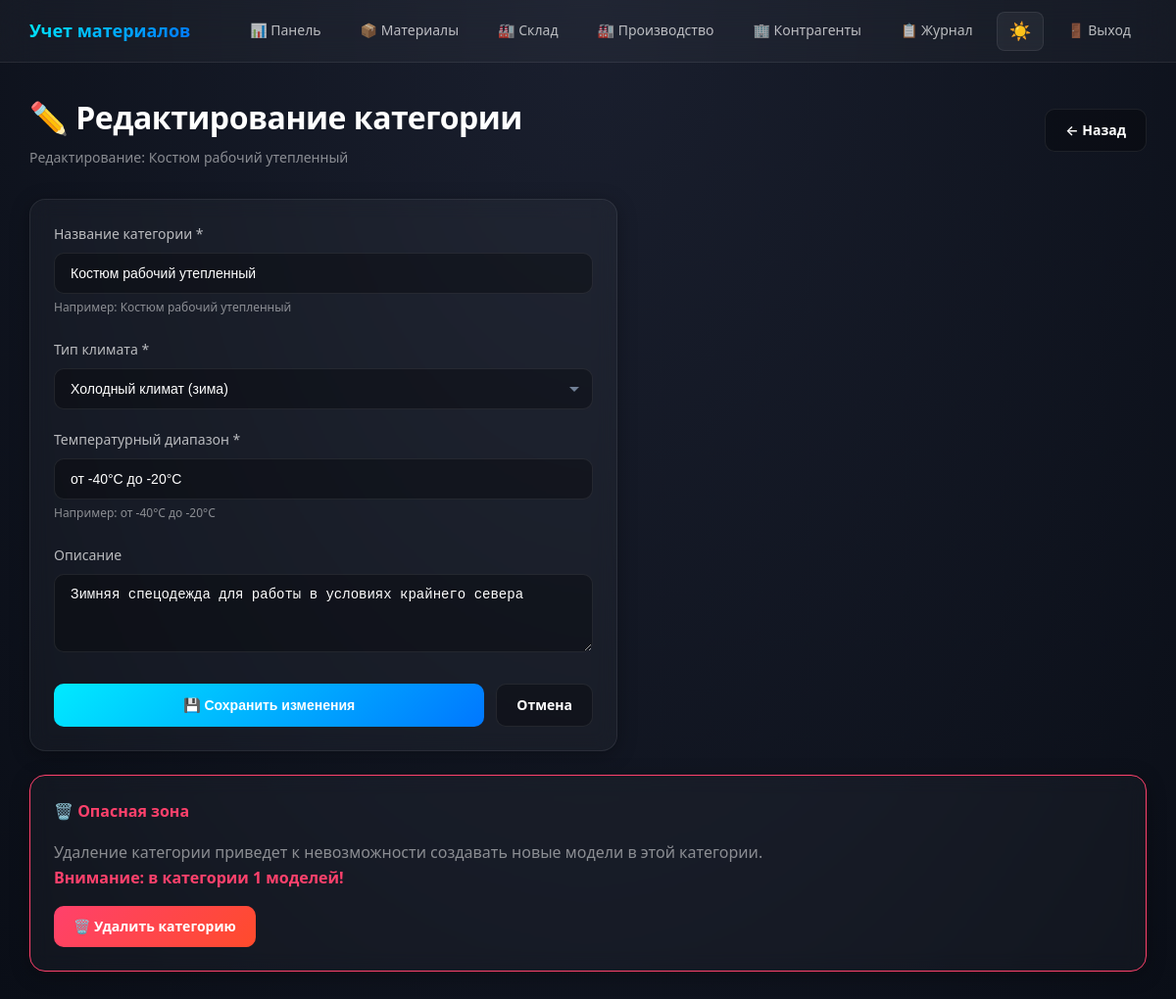
The page /production/categories/1/edit/ (signed in) on the database its author committed.
### production/models.py (models this page shows, shortened)
class ProductCategory(models.Model):
    CLIMATE_CHOICES = [
        ('cold', 'Холодный климат (зима)'),
        ('moderate', 'Умеренный климат (демисезон)'),
        ('hot', 'Жаркий климат (лето)'),
        ('extreme', 'Экстремальные условия'),
    ]
    name = models.CharField(max_length=100)
    climate_type = models.CharField(max_length=20, choices=CLIMATE_CHOICES)
    description = models.TextField(blank=True)
    temperature_range = models.CharField(max_length=50, help_text="Например: от -40°C до -20°C")
    class Meta:
        verbose_name = 'Категория спецодежды'
        verbose_name_plural = 'Категории спецодежды'
        ordering = ['climate_type', 'name']

### production/views.py (the view)
# urls.py: path('categories/<int:pk>/edit/', views.category_edit, name='category_edit'),
@login_required
def category_edit(request, pk):
    category = get_object_or_404(ProductCategory, pk=pk)
    if request.method == 'POST':
        form = ProductCategoryForm(request.POST, instance=category)
        if form.is_valid():
            form.save()
            messages.success(request, f'Категория "{category.name}" обновлена')
            return redirect('template_list')
    else:
        form = ProductCategoryForm(instance=category)
    return render(request, 'production/category_form.html', {
        'form': form,
        'category': category,
        'title': f'Редактирование: {category.name}',
        'is_edit': True
    })

### production/forms.py
class ProductCategoryForm(forms.ModelForm):
    class Meta:
        model = ProductCategory
        fields = ['name', 'climate_type', 'description', 'temperature_range']
        widgets = {
            'name': forms.TextInput(attrs={'class': 'form-control', 'placeholder': 'Например: Костюм рабочий утепленный'}),
            'climate_type': forms.Select(attrs={'class': 'form-control'}),
            'description': forms.Textarea(attrs={'class': 'form-control', 'rows': 3}),
            'temperature_range': forms.TextInput(attrs={'class': 'form-control', 'placeholder': 'от -40°C до -20°C'}),
        }

### production/templates/production/category_form.html (shortened to what this page needs)
{% extends "production/base_production.html" %}
{% block content %}
<div class="page-header">
    <div>
        <h1 class="page-title">
            {% if is_edit %}✏️ Редактирование категории{% else %}➕ Новая категория спецодежды{% endif %}
        </h1>
        {% if is_edit %}
        <p class="page-subtitle">Редактирование: {{ category.name }}</p>
        {% endif %}
    </div>
    <a href="{% url 'template_list' %}" class="btn btn-secondary">← Назад</a>
</div>
<div class="card" style="max-width: 600px;">
    <form method="post">
        <div class="form-group">
            <label class="form-label">Название категории *</label>
            {{ form.name }}
            <small style="color: var(--text-muted); font-size: 12px;">
                Например: Костюм рабочий утепленный
            </small>
        </div>
        <div class="form-group" style="margin-top: 20px;">
            <label class="form-label">Тип климата *</label>
            {{ form.climate_type }}
        </div>
        <div class="form-group" style="margin-top: 20px;">
            <label class="form-label">Температурный диапазон *</label>
            {{ form.temperature_range }}
            <small style="color: var(--text-muted); font-size: 12px;">
                Например: от -40°C до -20°C
            </small>
        </div>
        <div class="form-group" style="margin-top: 20px;">
            <label class="form-label">Описание</label>
            {{ form.description }}
        </div>
        <div style="margin-top: 24px; display: flex; gap: 12px;">
            <button type="submit" class="btn btn-primary flex-1">
                {% if is_edit %}💾 Сохранить изменения{% else %}💾 Создать категорию{% endif %}
            </button>
            <a href="{% url 'template_list' %}" class="btn btn-secondary">Отмена</a>
        </div>
    </form>
</div>
{% if is_edit %}
<div class="card" style="margin-top: 24px; border-color: var(--danger);">
    <h4 style="color: var(--danger); margin-bottom: 16px;">🗑️ Опасная зона</h4>
    <p style="color: var(--text-muted); margin-bottom: 16px;">
        Удаление категории приведет к невозможности создавать новые модели в этой категории.
        {% if category.templates.count > 0 %}
        <br><strong style="color: var(--danger);">Внимание: в категории {{ category.templates.count }} моделей!</strong>
        {% endif %}
    </p>
    <a href="{% url 'category_delete' category.id %}" class="btn btn-danger">
        🗑️ Удалить категорию
    </a>
</div>
{% endif %}
{% endblock %}

### static/css/style.css (style rules this page uses)
:root { --primary: #00eaff; --primary-dark: #0077ff; --danger: #ff416c; --warning: #f9d423; --success: #00b09b; --info: #00eaff; --bg-body: #0a0e17; --bg-card: rgba(255, 255, 255, 0.03); --bg-input: rgba(0, 0, 0, 0.3); --bg-hover: rgba(255, 255, 255, 0.05); --border: rgba(255, 255, 255, 0.08); --border-focus: rgba(0, 234, 255, 0.4); --text-primary: #ffffff; --text-secondary: rgba(255, 255, 255, 0.7); --text-muted: rgba(255, 255, 255, 0.5); --shadow: 0 4px 20px rgba(0, 0, 0, 0.3); --shadow-glow: 0 0 20px rgba(0, 234, 255, 0.3); --gradient-body: radial-gradient(ellipse at top, #1a1f2e 0%, #0a0e17 100%); --gradient-primary: linear-gradient(135deg, #00eaff 0%, #0077ff 100%); --gradient-danger: linear-gradient(135deg, #ff416c 0%, #ff4b2b 100%); }
* { margin: 0; padding: 0; box-sizing: border-box; }
html { font-size: 16px; scroll-behavior: smooth; }
body { font-family: 'Segoe UI', system-ui, -apple-system, BlinkMacSystemFont, sans-serif; background: var(--gradient-body); background-attachment: fixed; color: var(--text-primary); min-height: 100vh; line-height: 1.6; transition: background 0.3s ease, color 0.3s ease; }
body, div, span, p, h1, h2, h3, h4, h5, h6, label, input, textarea, select, button, a, li, td, th, strong, em, small { color: var(--text-primary); }
.page-header { display: flex; justify-content: space-between; align-items: center; margin-bottom: 30px; flex-wrap: wrap; gap: 16px; }
.page-title { font-size: 32px; font-weight: 700; letter-spacing: -0.5px; color: var(--text-primary); }
.page-subtitle { color: var(--text-muted); margin-top: 5px; font-size: 14px; }
.card { background: var(--bg-card); border: 1px solid var(--border); border-radius: 16px; padding: 24px; backdrop-filter: blur(10px); -webkit-backdrop-filter: blur(10px); transition: all 0.3s ease; box-shadow: var(--shadow); }
.btn { display: inline-flex; align-items: center; justify-content: center; gap: 8px; padding: 10px 20px; border-radius: 10px; font-size: 14px; font-weight: 600; border: none; cursor: pointer; transition: all 0.3s ease; text-decoration: none; white-space: nowrap; }
.btn-primary { background: var(--gradient-primary); color: white; }
.btn-danger { background: var(--gradient-danger); color: white; }
.btn-secondary { background: var(--bg-input); color: var(--text-primary); border: 1px solid var(--border); }
.flex-1 { flex: 1; }
.form-group { margin-bottom: 20px; }
.form-label { display: block; margin-bottom: 8px; font-size: 14px; font-weight: 500; color: var(--text-secondary); }
.form-control { width: 100%; padding: 12px 16px; background: var(--bg-input); border: 1px solid var(--border); border-radius: 10px; color: var(--text-primary); font-size: 14px; transition: all 0.3s ease; }
.form-control::placeholder { color: var(--text-muted); opacity: 0.7; }
select.form-control { appearance: none; background-repeat: no-repeat; background-position: right 12px center; padding-right: 36px; }
textarea.form-control { resize: vertical; min-height: 80px; }
[data-theme="dark"] select.form-control, select.form-control { background-repeat: no-repeat; background-position: right 12px center; background-size: 12px; -webkit-appearance: none; -moz-appearance: none; appearance: none; padding-right: 36px; }

### rows shown on the page
ProductCategory: name "Костюм рабочий утепленный", climate_type "Холодный климат (зима)", temperature_range "от -40°C до -20°C", description "Зимняя спецодежда для работы в условиях крайнего севера", templates.count "1"
